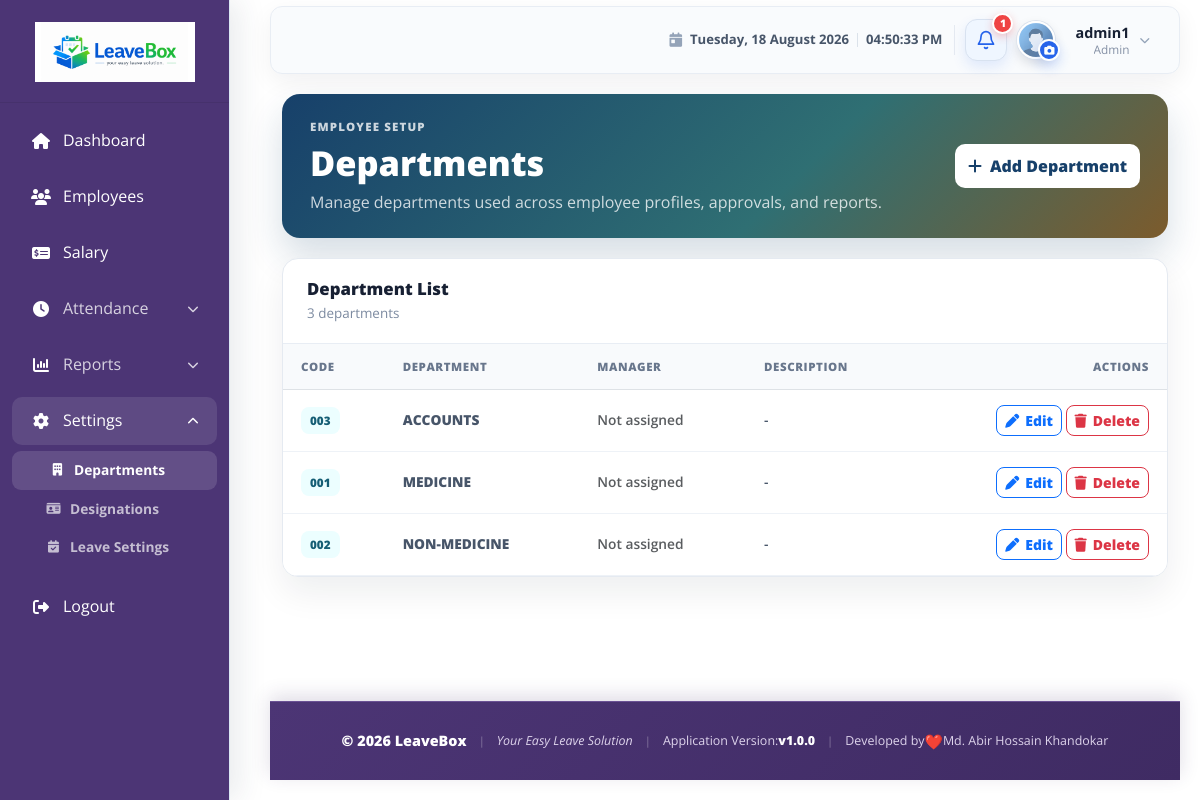
Page /employee/setup/departments/ (signed in) on the committed database.
### accounts/models.py (models this page shows, shortened)
class User(AbstractUser):
    ROLE_CHOICES = (
        ('ADMIN', 'Admin/HR'),
        ('EMPLOYEE', 'Employee'),
    )
    role = models.CharField(max_length=10, choices=ROLE_CHOICES, default='EMPLOYEE')
    phone = models.CharField(max_length=15, blank=True, null=True)
    class Meta:
        permissions = [
            ('manage_users', 'Can manage application users'),
            ('manage_roles', 'Can manage roles'),
            ('manage_permissions', 'Can assign roles and permissions'),
            ('access_settings', 'Can access application settings'),
            ('approve_leave', 'Can approve leave requests'),
            ('reject_leave', 'Can reject leave requests'),
            ('process_salary', 'Can process salary'),
            ('view_reports', 'Can view reports'),
            ('export_reports', 'Can export reports'),
        ]

### departments/models.py (models this page shows, shortened)
class Department(models.Model):
    name = models.CharField(max_length=100, unique=True)
    code = models.CharField(max_length=20, unique=True)
    description = models.TextField(blank=True, null=True)
    manager = models.ForeignKey(
        'employees.Employee',
        on_delete=models.SET_NULL,
        null=True,
        blank=True,
        related_name='managed_departments'
    )
    created_at = models.DateTimeField(auto_now_add=True)
    updated_at = models.DateTimeField(auto_now=True)
    class Meta:
        ordering = ['name']
        verbose_name = "Department"
        verbose_name_plural = "Departments"
        constraints = [
            models.UniqueConstraint(
                Lower('name'),
                name='unique_department_name_ci',
            ),
        ]

### employees/views.py (the view)
# urls.py: path('setup/departments/', views.DepartmentListView.as_view(), name='department_list'),
class DepartmentListView(LoginRequiredMixin, AdminAccessMixin, ListView):
    permission_required = ('accounts.access_settings', 'departments.view_department')
    model = Department
    template_name = 'setup/department_list.html'
    context_object_name = 'departments'
    def get_queryset(self):
        return Department.objects.select_related('manager__user').order_by('name')

### templates/setup/department_list.html
{% extends 'base/base.html' %}
{% load static %}
{% block extra_css %}
    <link rel="stylesheet" href="{% static 'css/setup.css' %}">
{% endblock %}
{% block content %}
<div class="setup-page">
    <header class="setup-header">
        <div>
            <span class="setup-eyebrow">Employee setup</span>
            <h1>Departments</h1>
            <p>Manage departments used across employee profiles, approvals, and reports.</p>
        </div>
        <a href="{% url 'department_add' %}" class="btn btn-primary setup-add-button">
            <i class="fas fa-plus" aria-hidden="true"></i>
            Add Department
        </a>
    </header>
    <section class="setup-card">
        <div class="setup-card-header">
            <div>
                <h2>Department List</h2>
                <p>{{ departments|length }} department{{ departments|length|pluralize }}</p>
            </div>
        </div>
        <div class="table-responsive">
            <table class="table setup-table align-middle mb-0">
                <thead>
                    <tr>
                        <th>Code</th>
                        <th>Department</th>
                        <th>Manager</th>
                        <th>Description</th>
                        <th class="text-end">Actions</th>
                    </tr>
                </thead>
                <tbody>
                    {% for department in departments %}
                        <tr>
                            <td><span class="setup-code">{{ department.code }}</span></td>
                            <td><strong>{{ department.get_name_display|default:department.name }}</strong></td>
                            <td>
                                {% if department.manager %}
                                    {{ department.manager.user.get_full_name|default:department.manager.user.username }}
                                {% else %}
                                    <span class="text-muted">Not assigned</span>
                                {% endif %}
                            </td>
                            <td>{{ department.description|default:"-"|truncatechars:70 }}</td>
                            <td class="text-end setup-actions">
                                <a href="{% url 'department_edit' department.pk %}" class="btn btn-sm btn-outline-primary">
                                    <i class="fas fa-pen" aria-hidden="true"></i> Edit
                                </a>
                                <a href="{% url 'department_delete' department.pk %}" class="btn btn-sm btn-outline-danger">
                                    <i class="fas fa-trash" aria-hidden="true"></i> Delete
                                </a>
                            </td>
                        </tr>
                    {% empty %}
                        <tr>
                            <td colspan="5" class="setup-empty">No departments configured yet.</td>
                        </tr>
                    {% endfor %}
                </tbody>
            </table>
        </div>
    </section>
</div>
{% endblock %}

### templates/base/base.html (shortened to what this page needs)
{% load static navigation_tags %}
<!DOCTYPE html>
<html lang="en">
<head>
    <link rel="stylesheet" href="{% static 'css/bootstrap-5.3.2.min.css' %}">
    <link rel="stylesheet" href="https://cdnjs.cloudflare.com/ajax/libs/font-awesome/6.4.0/css/all.min.css">
    <link rel="stylesheet" href="{% static 'css/dashboard.css' %}">
    <link rel="stylesheet" href="{% static 'css/apply_leave.css' %}">
    <link rel="stylesheet" href="{% static 'css/footer.css' %}">
    <link rel="stylesheet" href="{% static 'css/session-timeout.css' %}">
    {% block extra_css %}{% endblock %}
</head>
<body>
    <div class="sidebar">
        <div class="sidebar-logo">
            <a href="{% url 'dashboard' %}" aria-label="LeaveBox dashboard">
                <img src="{% static 'images/leavebox-logo.png' %}" alt="LeaveBox Logo" class="site-logo">
            </a>
        </div>
        {% url_name_active request 'dashboard' 'adm_dashboard' 'emp_dashboard' as dashboard_active %}
        {% url_name_active request 'employee_list' 'employee_detail' 'employee_admin_edit' 'employee_admin_update' as employees_active %}
        {% url_name_active request 'salary_list' 'salary_add' 'salary_edit' as salary_active %}
        {% url_name_active request 'department_list' 'department_add' 'department_edit' 'department_delete' as departments_active %}
        {% url_name_active request 'designation_list' 'designation_add' 'designation_edit' 'designation_delete' as designations_active %}
        {% url_name_active request 'leave_type_list' 'leave_type_add' 'leave_type_edit' 'leave_type_delete' as leave_settings_active %}
        {% url_name_active request 'leave_apply' as leave_apply_active %}
        {% url_name_active request 'attendance_history' 'employee_daily_attendance_report' 'all_employees_daily_attendance_report' 'employee_range_attendance_report' as attendance_active %}
        {% url_name_active request 'leave_report' 'attendance_report' as reports_active %}
        <ul>
            <li{% if dashboard_active %} class="active"{% endif %}>
                <a href="{% url 'dashboard' %}">
                    <i class="fas fa-home"></i>
                    Dashboard
                </a>
            </li>
             {% if perms.employees.view_employee or perms.employees.view_empsalary or perms.accounts.view_reports or perms.accounts.access_settings %}
            {% if perms.employees.view_employee %}
            <li{% if employees_active %} class="active"{% endif %}>
                <a href="{% url 'employee_list' %}">
                    <i class="fas fa-users" role="img" aria-label="Employees"></i>
                    Employees
                </a>
            </li>
            {% endif %}
            {% if perms.employees.view_empsalary %}
            <li{% if salary_active %} class="active"{% endif %}>
                <a href="{% url 'salary_list' %}">
                    <i class="fas fa-money-check-dollar" role="img" aria-label="Salary"></i>
                    Salary
                </a>
            </li>
            {% endif %}
            {% if perms.accounts.view_reports %}
            <li class="sidebar-menu-group{% if attendance_active and request.resolver_match.url_name != 'attendance_history' %} active is-open{% endif %}">
                <button type="button" class="sidebar-menu-toggle" aria-expanded="{% if attendance_active %}true{% else %}false{% endif %}" aria-controls="attendanceReportsSubmenu">
                    <span><i class="fas fa-clock" aria-hidden="true"></i> Attendance</span><i class="fas fa-chevron-down sidebar-menu-chevron" aria-hidden="true"></i>
                </button>
            </li>
            <li class="sidebar-menu-group{% if reports_active %} active is-open{% endif %}">
                <button type="button" class="sidebar-menu-toggle" aria-expanded="{% if reports_active %}true{% else %}false{% endif %}" aria-controls="reportsSubmenu">
                    <span><i class="fas fa-chart-column" aria-hidden="true"></i> Reports</span>
                    <i class="fas fa-chevron-down sidebar-menu-chevron" aria-hidden="true"></i>
                </button>
            </li>
            {% endif %}
            {% if perms.accounts.access_settings %}
            <li class="sidebar-menu-group{% if departments_active or designations_active or leave_settings_active %} active is-open{% endif %}">
                <button
                    type="button"
                    class="sidebar-menu-toggle"
                    aria-expanded="{% if departments_active or designations_active or leave_settings_active %}true{% else %}false{% endif %}"
                    aria-controls="settingsSubmenu"
                >
                    <span>
                        <i class="fa-solid fa-gear" aria-hidden="true"></i>
                        Settings
                    </span>
                    <i class="fas fa-chevron-down sidebar-menu-chevron" aria-hidden="true"></i>
                </button>
                <ul class="sidebar-submenu" id="settingsSubmenu">
                    {% if perms.departments.view_department %}
                    <li>
                        <a href="{% url 'department_list' %}"{% if departments_active %} class="active"{% endif %}>
                            <i class="fas fa-building"></i>
                            Departments
                        </a>
                    </li>
                    {% endif %}
                    {% if perms.employees.view_empdesignation %}
                    <li>
                        <a href="{% url 'designation_list' %}"{% if designations_active %} class="active"{% endif %}>
                            <i class="fas fa-id-card"></i>
                            Designations
                        </a>
                    </li>
                    {% endif %}
                    {% if perms.employees.view_leavetype %}
                    <li>
                        <a href="{% url 'leave_type_list' %}"{% if leave_settings_active %} class="active"{% endif %}>
                            <i class="fas fa-calendar-check"></i>
                            Leave Settings
                        </a>
                    </li>
                    {% endif %}
                </ul>
            </li>
            {% endif %}
            {% endif %}
            <li>
                <a href="{% url 'accounts:logout' %}">
                    <i class="fas fa-sign-out-alt"></i>
                    Logout
                </a>
            </li>
        </ul>
    </div>
    <main class="content-wrapper dashboard-content-wrapper">
        <nav class="navbar navbar-expand-lg navbar-light dashboard-navbar mb-2">
            <div class="container-fluid">
                <div class="dashboard-profile-slot">
                    <div class="dashboard-navbar-date" aria-label="Current date and system time">
                        <i class="fas fa-calendar-day" aria-hidden="true"></i>
                        <span class="dashboard-navbar-date-full">{% now "l, d F Y" %}</span>
                        <time class="dashboard-navbar-time" id="dashboardSystemTime" aria-label="Current system time"></time>
                    </div>
                    <div class="dashboard-notification-dropdown">
                        <button class="dashboard-notification-button" type="button" id="notificationDropdown" aria-label="Notifications{% if pending_leave_count %}: {{ pending_leave_count }} pending leave request{{ pending_leave_count|pluralize }}{% endif %}" aria-haspopup="true" aria-expanded="false">
                            <svg class="dashboard-notification-icon" viewBox="0 0 24 24" aria-hidden="true">
                                <path d="M18 8a6 6 0 0 0-12 0c0 7-3 7-3 9h18c0-2-3-2-3-9"></path>
                                <path d="M13.73 21a2 2 0 0 1-3.46 0"></path>
                            </svg>
                            {% if pending_leave_count %}
                                <span class="dashboard-notification-badge" aria-hidden="true">{{ pending_leave_count }}</span>
                            {% endif %}
                        </button>
                    </div>
                    <div class="dropdown dashboard-profile-dropdown">
                        <div class="dashboard-avatar-control">
                            <a class="dashboard-avatar-link" href="{% url 'employee_profile_edit' %}" aria-label="Manage profile picture">
                                <span class="dashboard-avatar-wrap">
                                    <img src="{{ current_profile_picture_url|default:default_avatar_url }}" alt="{{ user.get_full_name|default:user.username }} profile picture" class="dashboard-avatar js-profile-avatar" onerror="this.onerror=null;this.src='{{ default_avatar_url }}';">
                                </span>
                            </a>
                            <button class="dashboard-avatar-camera" type="button" data-bs-toggle="modal" data-bs-target="#dashboardAvatarModal" aria-label="Change profile picture">
                                <i class="fas fa-camera" aria-hidden="true"></i>
                            </button>
                        </div>
                        <button class="dashboard-profile-trigger" type="button" id="userDropdown" aria-haspopup="true" aria-controls="userDropdownMenu" aria-expanded="false">
                            <span class="dashboard-profile-copy">
                                <strong>{{ user.get_full_name|default:user.username }}</strong>
                                <small>
                                    {% if user.employee_profile.designation %}
                                        {{ user.employee_profile.designation }}
                                    {% elif perms.employees.view_employee %}
                                        Admin
                                    {% else %}
                                        {{ user.get_role_display|default:"Employee" }}
                                    {% endif %}
                                </small>
                            </span>
                            <i class="fas fa-chevron-down dashboard-profile-chevron" aria-hidden="true"></i>
                        </button>
                    </div>
                </div>
            </div>
        </nav>
        <div class="container-fluid">
            {% block content %}{% endblock %}
        </div>
        {% include 'base/footer.html' %}
    </main>
</body>
</html>

### rows in the picture
User: get_full_name "admin1"
Department: code "003", name "ACCOUNTS", shows "Not assigned", description "-"
Department: code "001", name "MEDICINE", shows "Not assigned", description "-"
Department: code "002", name "NON-MEDICINE", shows "Not assigned", description "-"

### other values in the picture
{{ pending_leave_count }} "1"
{{ departments|length }} "3"
